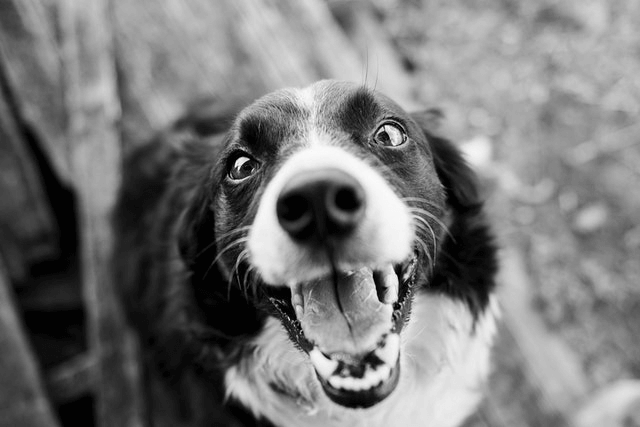
#> input picture black-dog-gray-srgb.png, 640 x 427 px
$ python pg5.py
#> lines starting #> are read from the running program, lines starting #| are printed output that depends on the picture
#5. flip an image horizontally and vertically and save it as a new file
from PIL import Image

image = Image.open('black-dog-gray-srgb.png')
#> image is the input picture: PIL image 640x427 P; min 2, max 250, mean 120.6

horizontal_flip = image.transpose(Image.FLIP_LEFT_RIGHT)
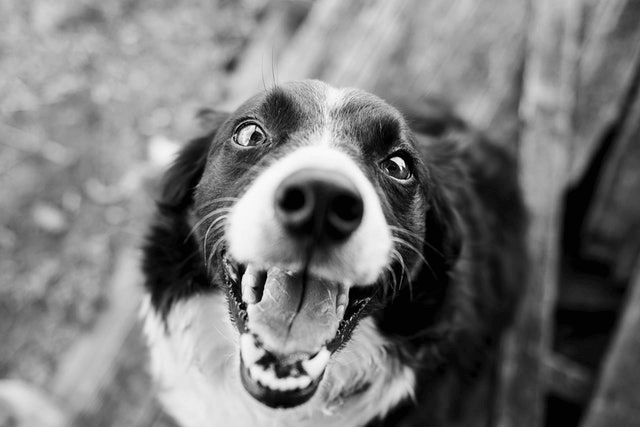
#> horizontal_flip: PIL image 640x427 P; min 2, max 250, mean 120.6
horizontal_flip.save('horizontal_flip.png')

vertical_flip = image.transpose(Image.FLIP_TOP_BOTTOM)
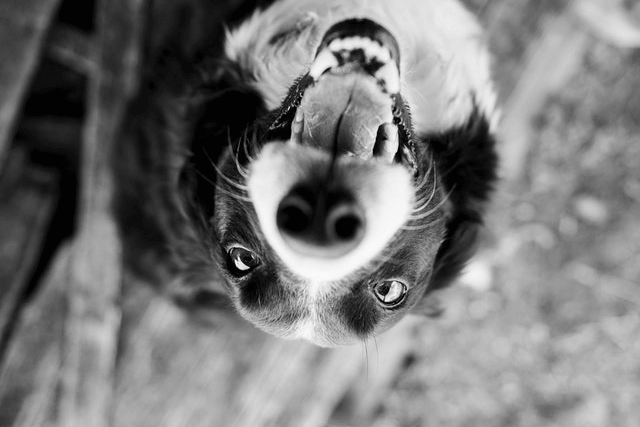
#> vertical_flip: PIL image 640x427 P; min 2, max 250, mean 120.6
vertical_flip.save('vertical_flip.png')

horizontal_flip.show()
vertical_flip.show()

print("image flipped horizonatl and vertical sccussfully")
